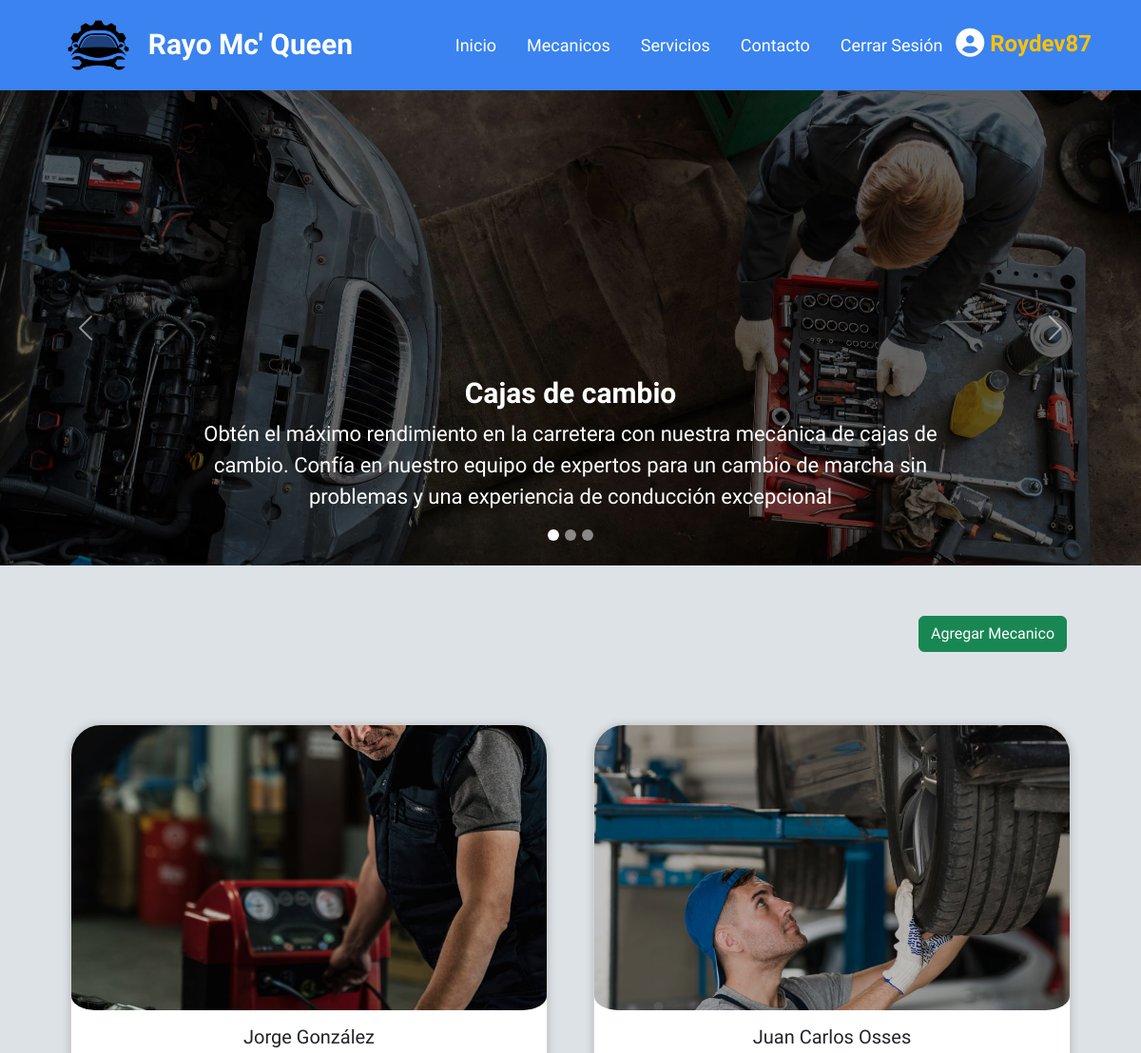
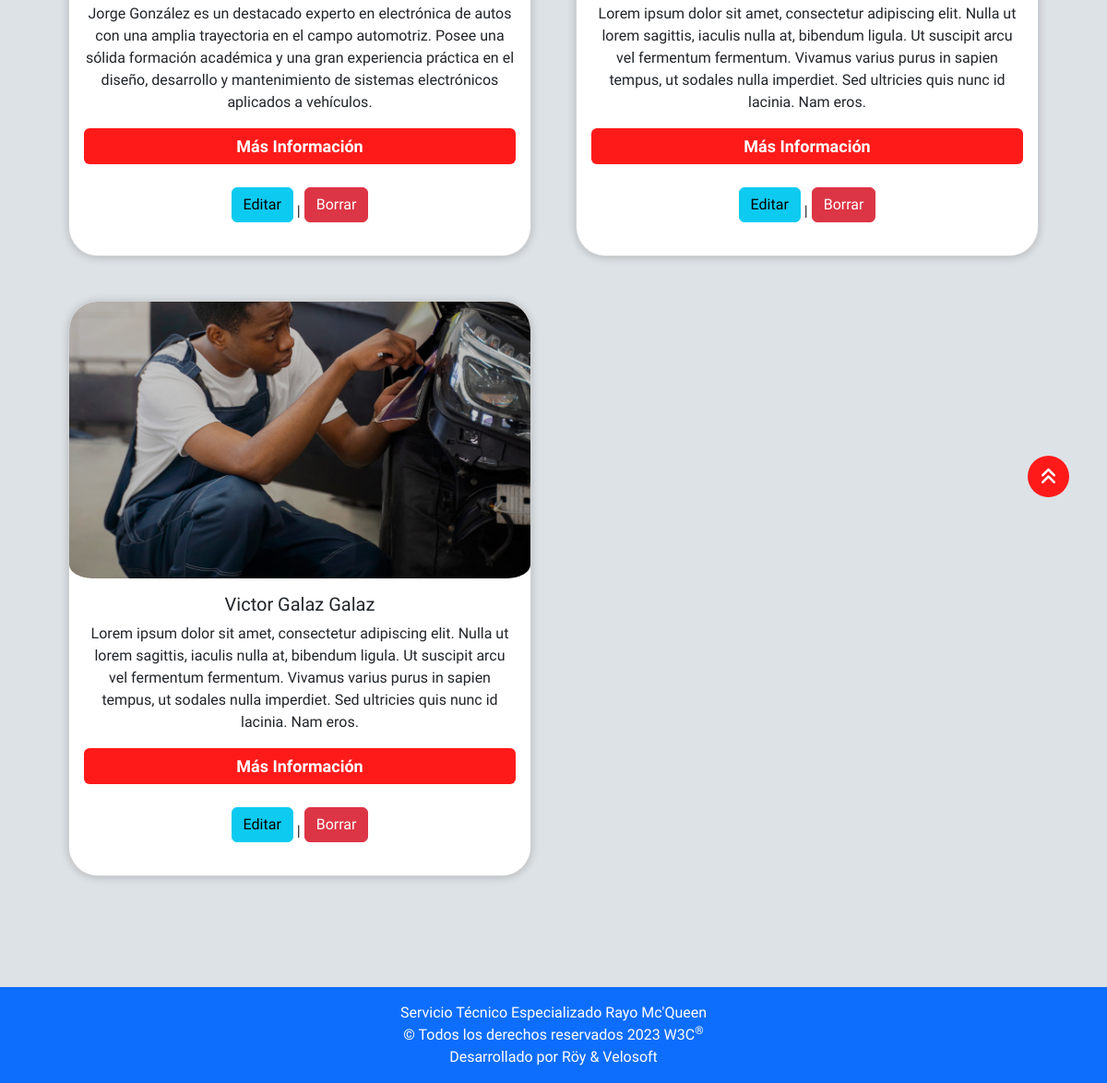
The app's page / (signed in) with its own data (2 pictures, top to bottom).
### rayoapp/models.py (models this page shows, shortened)
class Mecanico(models.Model):
    id = models.AutoField(primary_key=True)
    nombre = models.CharField(max_length=100, verbose_name='Nombre', null=True)
    descripcion = models.TextField(verbose_name="Descripción", null=True)
    imagen = models.ImageField(upload_to='img/', verbose_name="Imagen", null=True)

### rayoapp/views.py (the view)
# urls.py: path('', views.inicio, name='inicio'),
def inicio(request):
    mecanicos = Mecanico.objects.all()
    return render(request, 'paginas/index.html', {'mecanicos': mecanicos})

### rayoapp/templates/paginas/index.html (shortened to what this page needs)
{% extends 'base.html' %}
{% load static %}
{% block contenido %}
<div id="carouselExampleCaptions" class="carousel slide" data-bs-ride="carousel">
    <div class="carousel-indicators">
        <button type="button" data-bs-target="#carouselExampleCaptions" data-bs-slide-to="0" class="active" aria-current="true" aria-label="Slide 1"></button>
        <button type="button" data-bs-target="#carouselExampleCaptions" data-bs-slide-to="1" aria-label="Slide 2"></button>
        <button type="button" data-bs-target="#carouselExampleCaptions" data-bs-slide-to="2" aria-label="Slide 3"></button>
    </div>
    <div class="carousel-inner">
        <div class="carousel-item active c-item" data-bs-interval="3000">
            <img src="{% static 'img/foto1.jpg' %}" class="d-block w-100 c-img" alt="...">
            <div class="carousel-caption d-none d-md-block tamaño-font">
                <h4>Cajas de cambio</h4>
                <p>Obtén el máximo rendimiento en la carretera con nuestra mecánica de cajas de cambio. Confía en nuestro equipo de expertos para
                    un cambio
                    de marcha sin problemas y una experiencia de conducción excepcional</p>
            </div>
        </div>
    </div>
    <button class="carousel-control-prev" type="button" data-bs-target="#carouselExampleCaptions" data-bs-slide="prev">
        <span class="carousel-control-prev-icon" aria-hidden="true"></span>
    </button>
    <button class="carousel-control-next" type="button" data-bs-target="#carouselExampleCaptions" data-bs-slide="next">
        <span class="carousel-control-next-icon" aria-hidden="true"></span>
    </button>
</div>
<div class="container mt-5 mb-5" id="Mecanicos">
    <div class="container d-flex justify-content-end">
        {% if user.is_authenticated %}
        <a href="{% url 'crear' %}" class="btn btn-success me-4">Agregar Mecanico</a>
        {% endif %}
    </div>
    <div class="row row-cols-1 row-cols-md-1 row-cols-lg-2 g-5 m-2">
        {% for mecanico in mecanicos %}
        <div class="col">
            <div class="card card-mecanico rounded-5">
                <img src="{{ mecanico.imagen.url }}" class="card-img-top hv-100 img-card img-mecanico" alt="...">
                <div class="card-body">
                    <h5 class="card-title">{{ mecanico.nombre }}</h5>
                    <p class="card-text">{{ mecanico.descripcion }}</p>
                    <a href="{% url 'detalle_mecanico' %}" class="btn bot-stl bot-stl2">Más Información</a>
                    {% if user.is_authenticated %}
                    <a name="" id="" href="{% url 'editar' mecanico.id %}" class="btn btn-info" role="button">Editar</a>
                    |
                    <a name="" id="" href="{% url 'eliminar' mecanico.id %}" class="btn btn-danger" role="button">Borrar</a>
                    {% endif %}
                </div>
            </div>
        </div>
        {% endfor %}
    </div>
</div>
<br>
{% endblock %}

### rayoapp/templates/base.html (shortened to what this page needs)
{% load static %}
<!DOCTYPE html>
<html lang="en">
<head>
    <link href="https://cdn.jsdelivr.net/npm/bootstrap@5.3.0-alpha3/dist/css/bootstrap.min.css" rel="stylesheet"
>
    <link rel="stylesheet" href="{% static 'css/style_in.css' %}">
</head>
<body>
    <header>
        <nav class="navbar navbar-expand-lg " id="NavBarBarra">
            <div class="container-fluid">
                <img class="ImgLogo" src="{% static 'img/Logo.png' %}" alt="Logo">
                <a class="navbar-brand" href="{% url 'inicio' %}" id="Rayo">Rayo Mc' Queen</a>
                <div class="collapse navbar-collapse " id="navbarSupportedContent">
                    <ul class="navbar-nav ms-auto d-flex justify-content-center py-3 cp-4 gap-3 margen">
                        <li class="nav-item">
                            <a class="nav-link" aria-current="page" href="{% url 'inicio' %}">Inicio</a>
                        </li>
                        <li class="nav-item">
                            <a class="nav-link" href="{% url 'inicio' %}#Mecanicos">Mecanicos</a>
                        </li>
                        <li class="nav-item">
                            <a class="nav-link" href="{% url 'servicios' %}">Servicios</a>
                        </li>
                        <li class="nav-item">
                            <a class="nav-link" href="{% url 'contacto' %}">Contacto</a>
                        </li>
                        <li class="nav-item fs-4 text-warning">
                            {% if user.is_authenticated %}
                            <a class="nav-link" href="{% url 'logout' %}">Cerrar Sesión</a>
                            <i class="fa-solid fa-circle-user fa-lg" style="color: #ffffff;"></i>
                            <span class="fw-bold">{{ user.username|capfirst }}</span>
                            {% else %}
                            <a class="nav-link" href="{% url 'login' %}">Login</a>
                            {% endif %}
                        </li>
                    </ul>
                </div>
            </div>
        </nav>
    </header>
    {% block contenido %}
    {% endblock %}
    <div class="container-fluid mb-5">
        <div id="button-up" class="boton btn position-fixed mb-5 me-3" style="top: 70% !important;">
            <i class="fa-solid fa-angles-up fa-flip"></i>
        </div>
    </div>
    <footer class="container-fluid bg-primary text-white py-3">
        <div class="text-center">
            <p class="mb-0">Servicio Técnico Especializado Rayo Mc'Queen</p>
            <p class="mb-0">© Todos los derechos reservados 2023 W3C<sup>®</sup></p>
            <p class="mb-0">Desarrollado por Röy & Velosoft</p>
        </div>
    </footer>
</body>
</html>

### rayoapp/static/css/style_in.css (style rules this page uses)
* { margin: 0; padding: 0; box-sizing: border-box; font-family: 'M PLUS Rounded 1c', sans-serif; }
body { background: #dde2e6; }
header { background-color: #3a83f0; height: auto; text-align: center; }
.margen { margin-right: 5%; }
.nav-link { font-family: 'M PLUS Rounded 1c', sans-serif; font-weight: 400; font-size: 18px; color: #ffffff; display: inline-block; border-radius: 5px; padding: 10px; }
#Rayo { font-family: 'Overlock', cursive; font-weight: 900; font-size: 30px; color: #ffffff; margin-left: 20px; margin-bottom: 3px; }
.ImgLogo { margin-left: 5%; width: 65px; align-items: center; }
.bot-stl { font-family: 'M PLUS Rounded 1c', sans-serif; font-weight: 700; font-size: 18px; margin-top: 6px !important; background-color: #ff1a1a; border: none; cursor: pointer; text-decoration: none; color: #ffffff; }
.carousel-indicators>button { width: 12px !important; height: 12px !important; border-radius: 100%; }
.c-item { height: 500px; }
.c-img { height: 100%; object-fit: cover; filter: brightness(0.4); }
.btn { margin-top: 5px; margin-bottom: 20px; }
.tamaño-font h4 { font-weight: 700 !important; font-size: 30px !important; }
.tamaño-font p { font-weight: 300 !important; font-size: 22px !important; }
.img-card { height: 300px !important; object-fit: cover; filter: brightness(0.8); border-bottom: 2px #ff1a1a !important; }
.img-card { border-radius: 5%; }
.card-mecanico { border-radius: 5%; text-align: center; align-items: center; overflow: hidden; background: #fff; box-shadow: 0px 1px 10px rgba(0, 0, 0, 0.2); cursor: default; transition: all 400ms ease; }
.bot-stl2 { display: block; }
.boton { width: 45px; height: 45px; background: #ff1a1a; display: flex; justify-content: center; align-items: center; color: white; border-radius: 50%; font-size: 20px; position: fixed; bottom: 50px; right: 25px; cursor: pointer; border: 5px solid transparent; transition: all 350ms ease; }

### records on screen
Mecanico: imagen (picture), nombre "Jorge González", descripcion "Jorge González es un destacado experto en electrónica de autos con una amplia trayectoria en el campo automotriz. Posee una sólida formación académica y una gran experiencia práctica en el diseño, desarrollo y mantenimiento de sistemas electrónicos aplicados a vehículos."
Mecanico: imagen (picture), nombre "Juan Carlos Osses", descripcion "Lorem ipsum dolor sit amet, consectetur adipiscing elit. Nulla ut lorem sagittis, iaculis nulla at, bibendum ligula. Ut suscipit arcu vel fermentum fermentum. Vivamus varius purus in sapien tempus, ut sodales nulla imperdiet. Sed ultricies quis nunc id lacinia. Nam eros."
Mecanico: imagen (picture), nombre "Victor Galaz Galaz", descripcion "Lorem ipsum dolor sit amet, consectetur adipiscing elit. Nulla ut lorem sagittis, iaculis nulla at, bibendum ligula. Ut suscipit arcu vel fermentum fermentum. Vivamus varius purus in sapien tempus, ut sodales nulla imperdiet. Sed ultricies quis nunc id lacinia. Nam eros."

### other values on screen
{{ user.username|capfirst }} "Roydev87"
